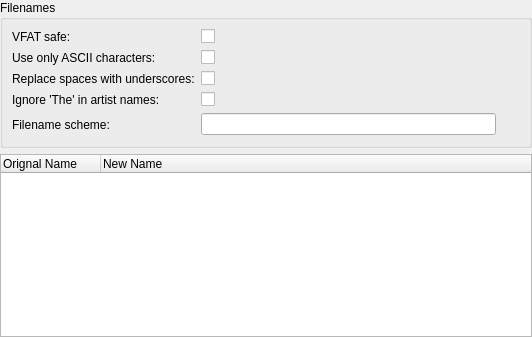
<?xml version="1.0" encoding="UTF-8"?>
<ui version="4.0">
 <class>TrackOrganiser</class>
 <widget class="QWidget" name="TrackOrganiser">
  <property name="geometry">
   <rect>
    <x>0</x>
    <y>0</y>
    <width>532</width>
    <height>337</height>
   </rect>
  </property>
  <layout class="QVBoxLayout" name="verticalLayout">
   <property name="margin">
    <number>0</number>
   </property>
   <item>
    <widget class="QGroupBox" name="optionsBox">
     <property name="title">
      <string>Filenames</string>
     </property>
     <layout class="QFormLayout" name="formLayout_2">
      <property name="fieldGrowthPolicy">
       <enum>QFormLayout::ExpandingFieldsGrow</enum>
      </property>
      <item row="4" column="1">
       <layout class="QHBoxLayout" name="horizontalLayout">
        <property name="spacing">
         <number>0</number>
        </property>
        <item>
         <widget class="LineEdit" name="filenameScheme">
          <property name="minimumSize">
           <size>
            <width>288</width>
            <height>0</height>
           </size>
          </property>
          <property name="readOnly">
           <bool>true</bool>
          </property>
         </widget>
        </item>
        <item>
         <widget class="QToolButton" name="configFilename">
          <property name="autoRaise">
           <bool>true</bool>
          </property>
         </widget>
        </item>
       </layout>
      </item>
      <item row="4" column="0">
       <widget class="QLabel" name="label_6">
        <property name="text">
         <string>Filename scheme:</string>
        </property>
        <property name="buddy">
         <cstring>filenameScheme</cstring>
        </property>
       </widget>
      </item>
      <item row="3" column="1">
       <widget class="QCheckBox" name="ignoreThe">
        <property name="text">
         <string/>
        </property>
       </widget>
      </item>
      <item row="3" column="0">
       <widget class="QLabel" name="label_5">
        <property name="text">
         <string>Ignore 'The' in artist names:</string>
        </property>
        <property name="buddy">
         <cstring>ignoreThe</cstring>
        </property>
       </widget>
      </item>
      <item row="2" column="1">
       <widget class="QCheckBox" name="replaceSpaces">
        <property name="text">
         <string/>
        </property>
       </widget>
      </item>
      <item row="2" column="0">
       <widget class="QLabel" name="label_4">
        <property name="text">
         <string>Replace spaces with underscores:</string>
        </property>
        <property name="buddy">
         <cstring>replaceSpaces</cstring>
        </property>
       </widget>
      </item>
      <item row="1" column="1">
       <widget class="QCheckBox" name="asciiOnly">
        <property name="text">
         <string/>
        </property>
       </widget>
      </item>
      <item row="1" column="0">
       <widget class="QLabel" name="label_3">
        <property name="text">
         <string>Use only ASCII characters:</string>
        </property>
        <property name="buddy">
         <cstring>asciiOnly</cstring>
        </property>
       </widget>
      </item>
      <item row="0" column="1">
       <widget class="QCheckBox" name="vfatSafe">
        <property name="text">
         <string/>
        </property>
       </widget>
      </item>
      <item row="0" column="0">
       <widget class="QLabel" name="label_2">
        <property name="text">
         <string>VFAT safe:</string>
        </property>
        <property name="buddy">
         <cstring>vfatSafe</cstring>
        </property>
       </widget>
      </item>
     </layout>
    </widget>
   </item>
   <item>
    <widget class="QTreeWidget" name="files">
     <property name="rootIsDecorated">
      <bool>false</bool>
     </property>
     <property name="uniformRowHeights">
      <bool>true</bool>
     </property>
     <property name="allColumnsShowFocus">
      <bool>true</bool>
     </property>
     <property name="alternatingRowColors">
      <bool>true</bool>
     </property>
     <column>
      <property name="text">
       <string>Orignal Name</string>
      </property>
     </column>
     <column>
      <property name="text">
       <string>New Name</string>
      </property>
     </column>
    </widget>
   </item>
  </layout>
 </widget>
 <customwidgets>
  <customwidget>
   <class>LineEdit</class>
   <extends>QLineEdit</extends>
   <header>lineedit.h</header>
  </customwidget>
 </customwidgets>
 <tabstops>
  <tabstop>vfatSafe</tabstop>
  <tabstop>asciiOnly</tabstop>
  <tabstop>replaceSpaces</tabstop>
  <tabstop>ignoreThe</tabstop>
  <tabstop>filenameScheme</tabstop>
  <tabstop>configFilename</tabstop>
  <tabstop>files</tabstop>
 </tabstops>
 <resources/>
 <connections/>
</ui>
